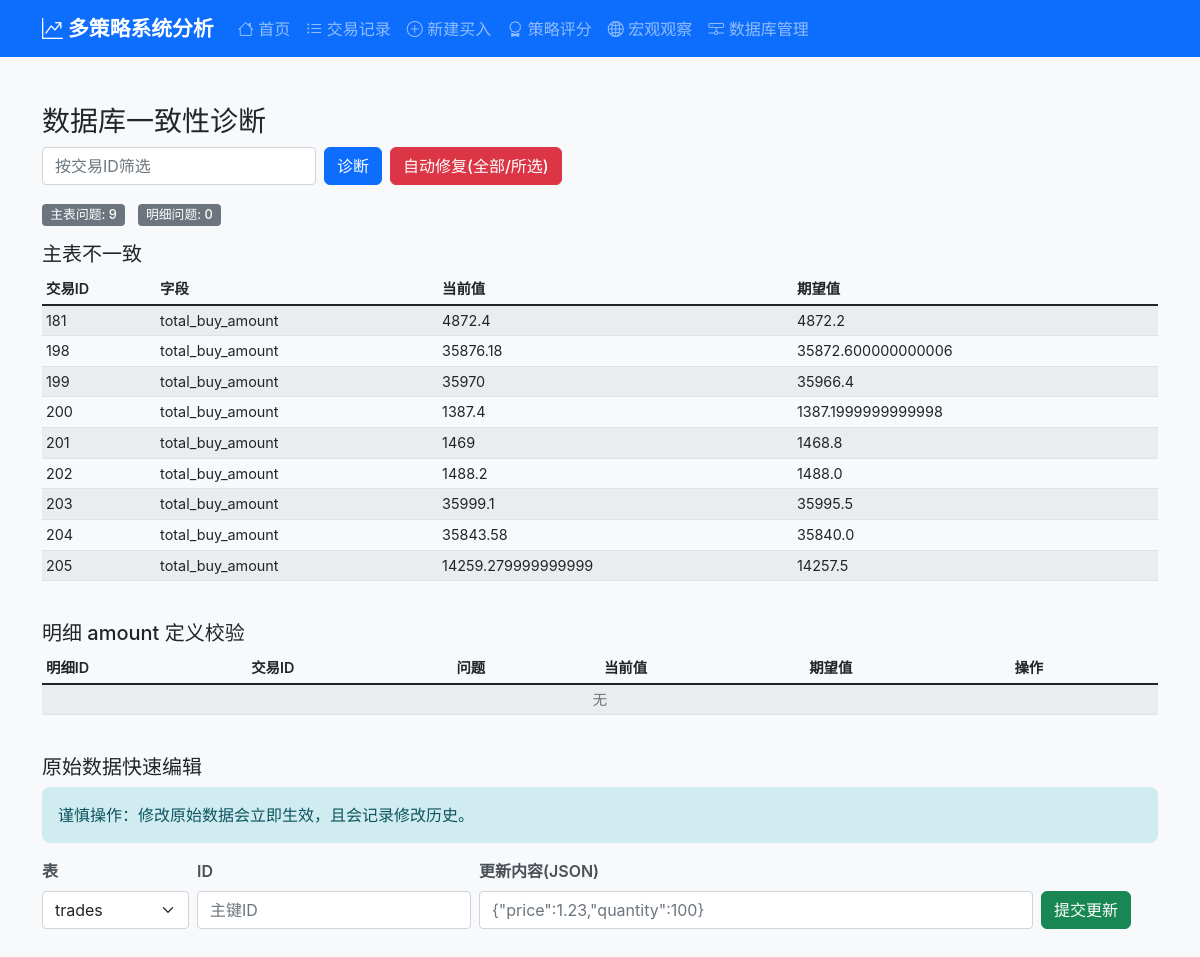
Page /admin/db/diagnose on the earlier database version.
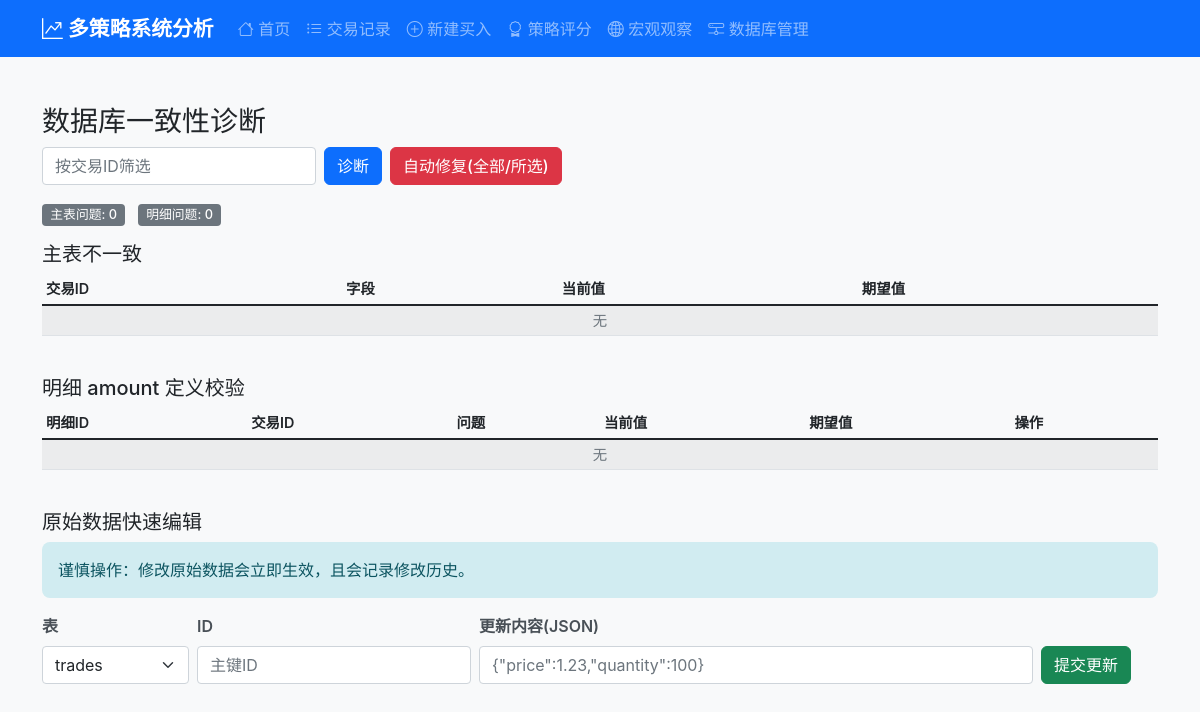
Same page on the later database version.
### tables this page shows
CREATE TABLE trades (
                id INTEGER PRIMARY KEY AUTOINCREMENT,
                symbol_code TEXT NOT NULL,
                symbol_name TEXT NOT NULL,
                open_date DATE NOT NULL,
                close_date DATE,
                status TEXT DEFAULT 'open',  -- open: 持仓中, closed: 已平仓
                total_buy_amount DECIMAL(15,3) DEFAULT 0,
                total_buy_quantity INTEGER DEFAULT 0,
                total_sell_amount DECIMAL(15,3) DEFAULT 0,
                total_sell_quantity INTEGER DEFAULT 0,
                remaining_quantity INTEGER DEFAULT 0,
                total_profit_loss DECIMAL(15,3) DEFAULT 0,
                total_profit_loss_pct DECIMAL(8,4) DEFAULT 0,
                holding_days INTEGER DEFAULT 0,
                created_at TIMESTAMP DEFAULT CURRENT_TIMESTAMP,
                updated_at TIMESTAMP DEFAULT CURRENT_TIMESTAMP
            , strategy TEXT DEFAULT "trend", trade_log TEXT, deleted_at TIMESTAMP, deleted_reason TEXT, strategy_id INTEGER, is_deleted INTEGER DEFAULT 0, delete_date TIMESTAMP, delete_reason TEXT, operator_note TEXT, total_gross_profit DECIMAL(15,3) DEFAULT 0, total_net_profit DECIMAL(15,3) DEFAULT 0, total_net_profit_pct DECIMAL(8,4) DEFAULT 0, total_buy_fees DECIMAL(15,3) DEFAULT 0, total_sell_fees DECIMAL(15,3) DEFAULT 0, total_fees DECIMAL(15,3) DEFAULT 0, total_fee_ratio_pct DECIMAL(8,4) DEFAULT 0);

### routes/admin_routes.py (the view)
@admin_bp.route('/db/diagnose')
def db_diagnose_page():
    trade_id = request.args.get('trade_id', type=int)
    result = _svc().validate_database(trade_id)
    return render_template('admin_db.html', result=result, trade_id=trade_id)

### routes/admin_routes.py (called while the page is built)
def _svc():
    return DatabaseMaintenanceService(current_app.db_service, current_app.trading_service)

### services/database_service.py (called while the page is built)
    def execute_query(self, query: str, params: tuple = (), fetch_one: bool = False, fetch_all: bool = True) -> Any:
        with self.get_connection() as conn:
            cursor = conn.cursor()
            cursor.execute(query, params)
            if query.strip().upper().startswith(('INSERT', 'UPDATE', 'DELETE')):
                conn.commit()
            if fetch_one:
                return cursor.fetchone()
            elif fetch_all:
                return cursor.fetchall()
            else:
                return cursor.lastrowid

### templates/admin_db.html (shortened to what this page needs)
{% extends 'base.html' %}
{% block content %}
    <div class="container mt-4">
        <h3>数据库一致性诊断</h3>
        <form class="row g-2 mb-3" method="get" action="">
            <div class="col-auto">
                <input type="number"
                       class="form-control"
                       name="trade_id"
                       placeholder="按交易ID筛选"
                       value="{{ trade_id or '' }}">
            </div>
            <div class="col-auto">
                <button class="btn btn-primary" type="submit">诊断</button>
            </div>
            <div class="col-auto">
                <button class="btn btn-danger" type="button" id="btnAutoFix">自动修复(全部/所选)</button>
            </div>
        </form>
        <div class="mb-3">
            <span class="badge bg-secondary">主表问题: {{ result.summary.trade_issue_count }}</span>
            <span class="badge bg-secondary ms-2">明细问题: {{ result.summary.detail_issue_count }}</span>
        </div>
        <h5>主表不一致</h5>
        <div class="table-responsive">
            <table class="table table-sm table-striped align-middle">
                <thead>
                    <tr>
                        <th>交易ID</th>
                        <th>字段</th>
                        <th>当前值</th>
                        <th>期望值</th>
                    </tr>
                </thead>
                <tbody>
                    {% for r in result.trade_issues %}
                        <tr>
                            <td>{{ r.trade_id }}</td>
                            <td>{{ r.field }}</td>
                            <td>{{ r.current }}</td>
                            <td>{{ r.expected }}</td>
                        </tr>
                    {% endfor %}
                    {% if not result.trade_issues %}
                        <tr>
                            <td colspan="4" class="text-muted text-center">无</td>
                        </tr>
                    {% endif %}
                </tbody>
            </table>
        </div>
        <h5 class="mt-4">明细 amount 定义校验</h5>
        <div class="table-responsive">
            <table class="table table-sm table-striped align-middle">
                <thead>
                    <tr>
                        <th>明细ID</th>
                        <th>交易ID</th>
                        <th>问题</th>
                        <th>当前值</th>
                        <th>期望值</th>
                        <th>操作</th>
                    </tr>
                </thead>
                <tbody>
                    {% if not result.detail_issues %}
                        <tr>
                            <td colspan="6" class="text-muted text-center">无</td>
                        </tr>
                    {% endif %}
                </tbody>
            </table>
        </div>
        <h5 class="mt-4">原始数据快速编辑</h5>
        <div class="alert alert-info">谨慎操作：修改原始数据会立即生效，且会记录修改历史。</div>
        <div class="row g-2 align-items-end mb-3">
            <div class="col-auto">
                <label class="form-label">表</label>
                <select class="form-select" id="editTable">
                    <option value="trades">trades</option>
                </select>
            </div>
            <div class="col-auto">
                <label class="form-label">ID</label>
                <input type="number" class="form-control" id="editId" placeholder="主键ID">
            </div>
            <div class="col-12 col-md-6">
                <label class="form-label">更新内容(JSON)</label>
                <input type="text"
                       class="form-control"
                       id="editJson"
                       placeholder='{"price":1.23,"quantity":100}'>
            </div>
            <div class="col-auto">
                <button class="btn btn-success" id="btnEditSubmit">提交更新</button>
            </div>
        </div>
    </div>
{% endblock %}

Differences in the rows shown:
no longer on this page (row edited): trades: trade_id "181", field "total_buy_amount", current "4872.4", expected "4872.2"
no longer on this page (row edited): trades: trade_id "198", field "total_buy_amount", current "35876.18", expected "35872.600000000006"
no longer on this page (row edited): trades: trade_id "199", field "total_buy_amount", current "35970", expected "35966.4"
no longer on this page (row edited): trades: trade_id "200", field "total_buy_amount", current "1387.4", expected "1387.1999999999998"
no longer on this page (row edited): trades: trade_id "201", field "total_buy_amount", current "1469", expected "1468.8"
no longer on this page (row edited): trades: trade_id "202", field "total_buy_amount", current "1488.2", expected "1488.0"
no longer on this page (row edited): trades: trade_id "203", field "total_buy_amount", current "35999.1", expected "35995.5"
no longer on this page (row edited): trades: trade_id "204", field "total_buy_amount", current "35843.58", expected "35840.0"
no longer on this page (row edited): trades: trade_id "205", field "total_buy_amount", current "14259.279999999999", expected "14257.5"
Other differences:
{{ result.summary.trade_issue_count }}: "9" → "0"
text now shown: "无"
